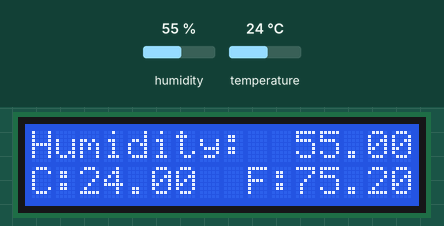
A sketch run on a simulated Arduino Uno, built with avr-gcc and run on an emulated ATmega328P. On the bench: 16×2 character LCD. Inputs (shaded band) come from the test bench; at power-on: humidity 55 %, temperature 24 °C.

Above: at 1.2 s.
1.3 s: humidity set to 22 %
At 4.6 s:
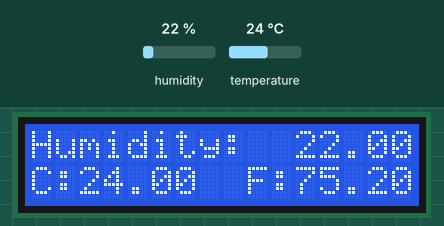
5.2 s: temperature set to 12 °C
At 6.7 s:
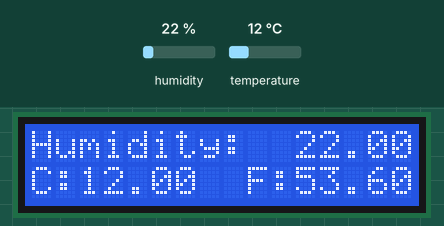
9.1 s: humidity set to 40 %
At 10.1 s:
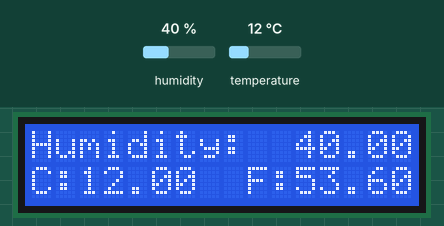
13.0 s: temperature set to 19 °C
At 15.7 s:
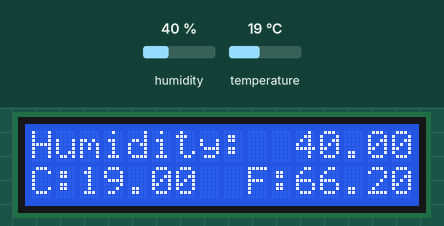
Timing chart, 0 to 17.2 s (numbered marks = the images above; inputs shaded):
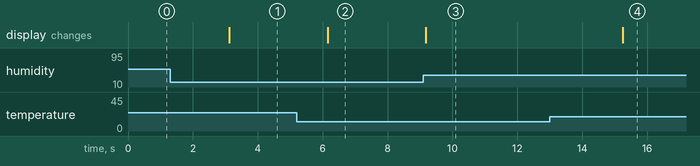

Measured:
- after the input at 1.3 s, the display: changes after 1.8 s (image 1)
- after the input at 5.2 s, the display: changes after 0.95 s (image 2)
- after the input at 9.1 s, the display: changes after 0.08 s (image 3)
- after the input at 13.0 s, the display: changes after 2.2 s (image 4)

The sketch:

DHT11-LCD.ino
```cpp
#include <LiquidCrystal.h>
#include <DHT.h>

#define Type DHT11
int sensePin = 2;

DHT myDHT(sensePin, Type);

int rs = 7;
int en = 8;
int d4 = 9;
int d5 = 10;
int d6 = 11;
int d7 = 12;

LiquidCrystal myLCD(rs, en, d4, d5, d6, d7);

float humidity, tempC, tempF;

void setup() {
  // put your setup code here, to run once:
  myLCD.begin(16, 2);
  myDHT.begin();

  myLCD.clear();

  // Writing this once and only updating the number positions stops it flashing each time it is updated.
  myLCD.setCursor(0, 0);
  myLCD.print("Humidity:  ");
  myLCD.setCursor(0, 1);
  myLCD.print("C:");
  myLCD.setCursor(9, 1);
  myLCD.print("F:");

  Serial.begin(9600);
}

void loop() {
  // put your main code here, to run repeatedly:
  humidity = myDHT.readHumidity();
  tempC = myDHT.readTemperature();
  tempF = myDHT.readTemperature(true);

  myLCD.setCursor(11, 0);
  myLCD.print(humidity);

  myLCD.setCursor(2, 1);
  myLCD.print(tempC);

  myLCD.setCursor(11, 1);
  myLCD.print(tempF);
  delay(1500);
}
```
